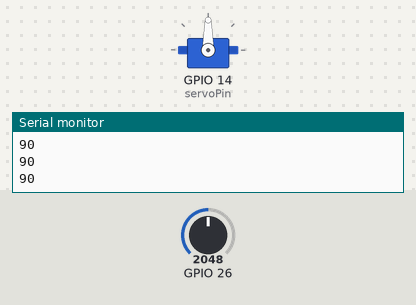
A sketch run on a simulated ESP32. Shown: servo, the last lines printed to the serial monitor. The test bench sets the inputs (shaded band); at power-on: GPIO 26 = 2048.

Above: at 1.2 s.
1.3 s: GPIO 26 set to 2866
At 1.9 s:
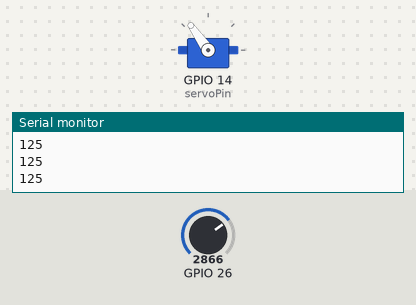
2.8 s: GPIO 26 set to 3603
At 3.1 s:
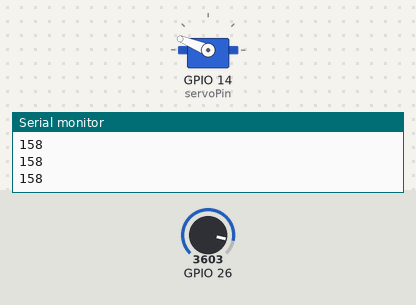
4.3 s: GPIO 26 set to 4095
At 5.5 s:
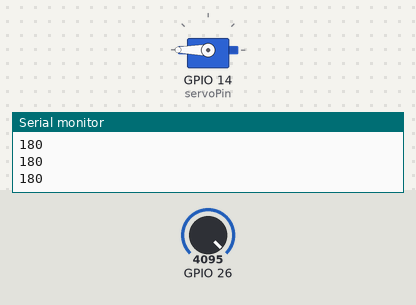
5.8 s: GPIO 26 set to 1228
At 6.7 s:
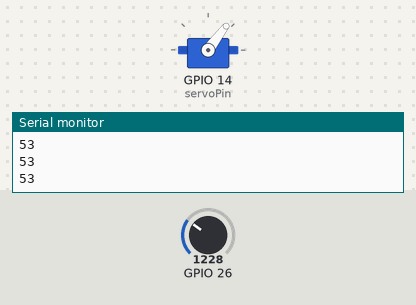
7.3 s: GPIO 26 set to 491
At 8.0 s:
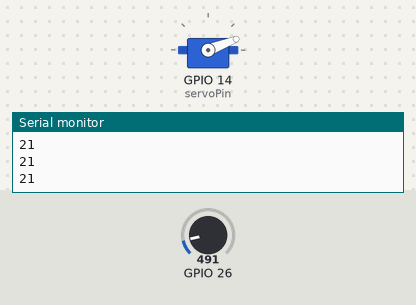
8.8 s: GPIO 26 set to 0
At 9.2 s:
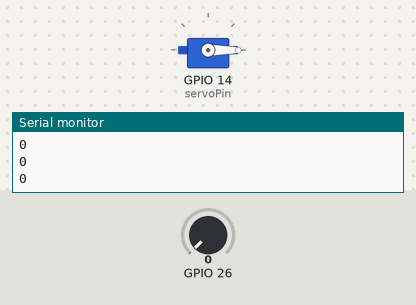
Timing chart, 0 to 11.3 s (numbered marks = the images above; inputs shaded):
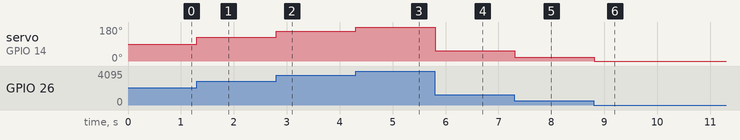

Measured:
- after the input at 1.3 s, servo on GPIO 14 (servoPin): 90° → 125° at once
- after the input at 2.8 s, servo on GPIO 14 (servoPin): 125° → 158° at once
- after the input at 4.3 s, servo on GPIO 14 (servoPin): 158° → 180° at once
- after the input at 5.8 s, servo on GPIO 14 (servoPin): 180° → 53° at once
- after the input at 7.3 s, servo on GPIO 14 (servoPin): 53° → 21° at once
- after the input at 8.8 s, servo on GPIO 14 (servoPin): 21° → 0° at once

The sketch:

wk4-1.ino
```cpp
#include <Servo.h>  //匯入函式庫
Servo myservo;  // 建立伺服馬達控制

const int servoPin = 14;  //用常態變數設定pin腳位，與之前define方式差不多
int pos = 0;

void setup() {
  myservo.attach(servoPin);  // 將伺服馬達連接的GPIO pin連接伺服物件
  Serial.begin(115200);//序列阜連線速率(鮑率)
  pinMode(26,INPUT);

}

void loop() {
  int inp=analogRead(26);
   int pos=map(inp,0,4095,0,180);

        myservo.write(pos); //Servo設定角度
        Serial.println(pos);
        delay(100);
}
```
